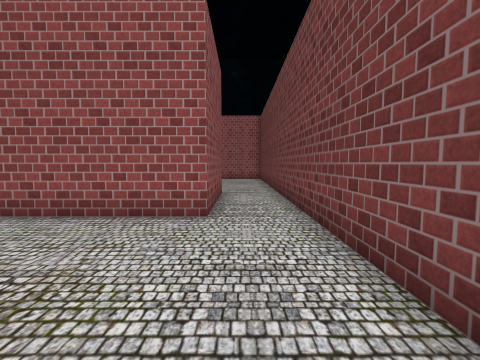
View 1 (above)

20 first-person views from a walk through a 3-D level made in the Unity game engine. The camera is 1.2 m above the floor, tilts 4° down and sees 90° across. The floor is counted in squares, 1 m on a side. Each view is taken from the middle of a square. On the plan, view 1 faces up. The plan holds only what a view shows up to about 12 squares ahead; the rest is blank. The place goes on beyond the plan. The player character is not drawn. Some animated figures are left out. Some surface patterns are stand-ins.

View 2
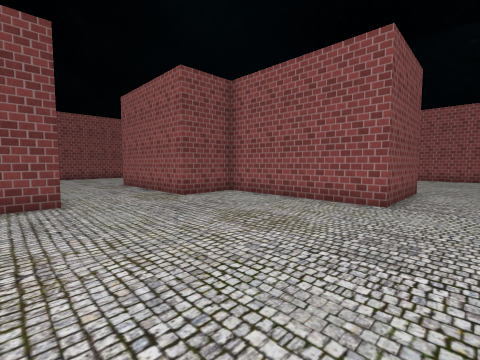

View 3
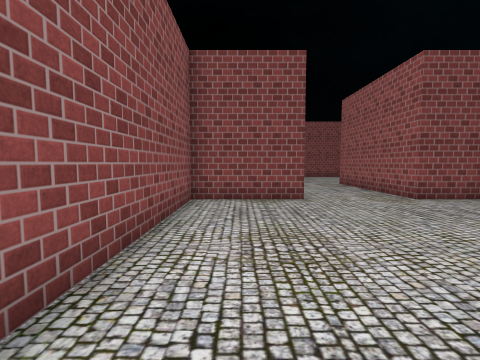

View 4
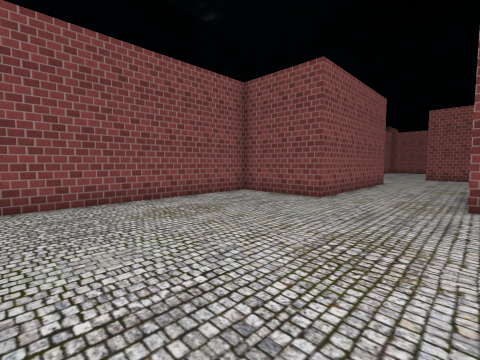

View 5
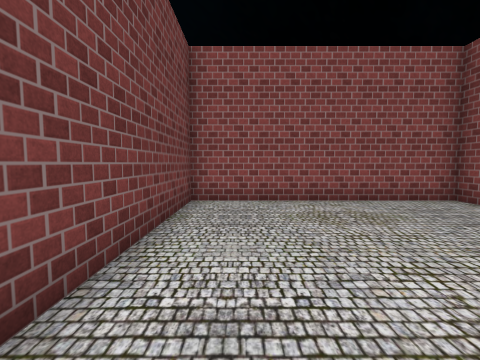

View 6
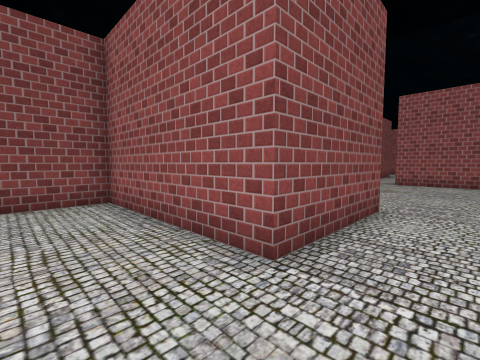

View 7
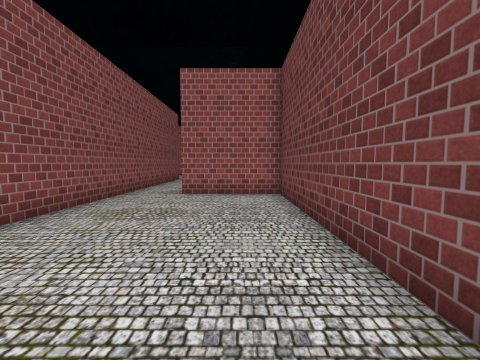

View 8
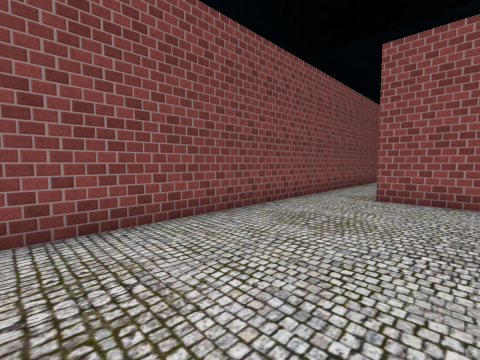

View 9
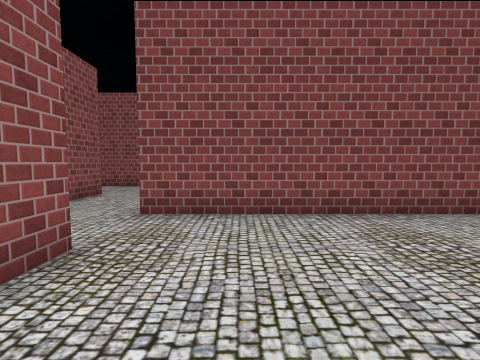

View 10
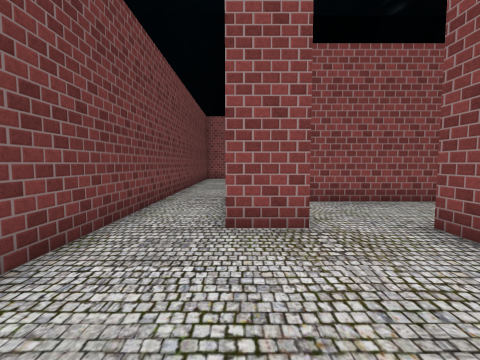

View 11
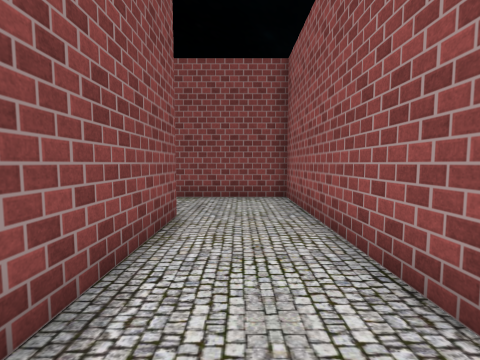

View 12
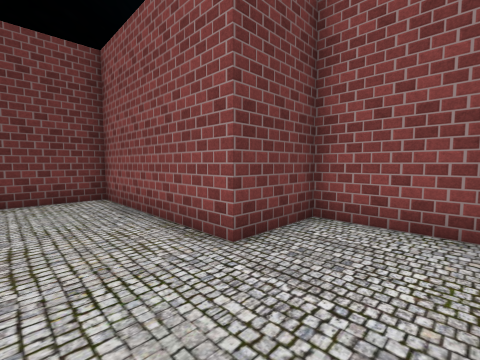

View 13
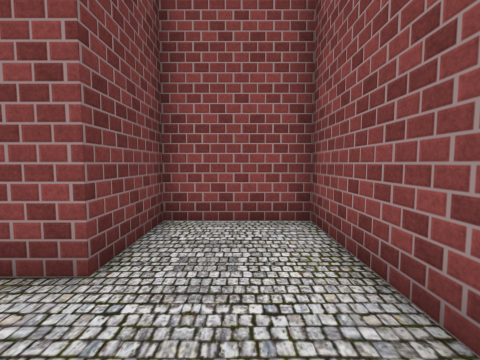

View 14
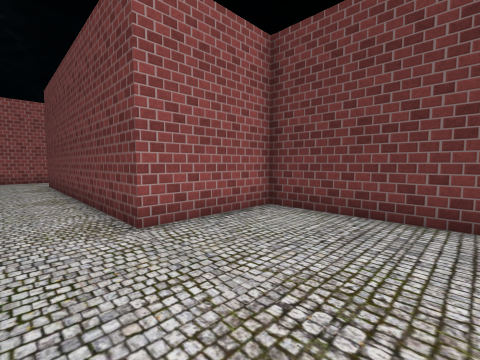

View 15
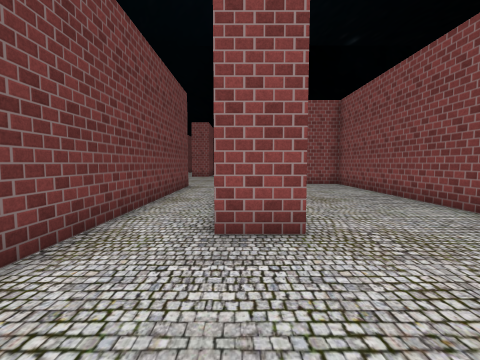

View 16
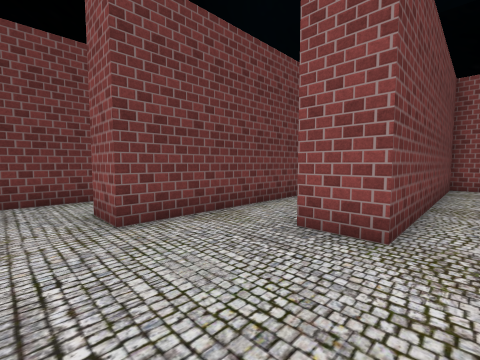

View 17
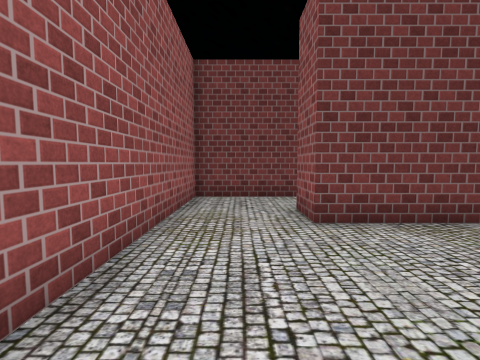

View 18
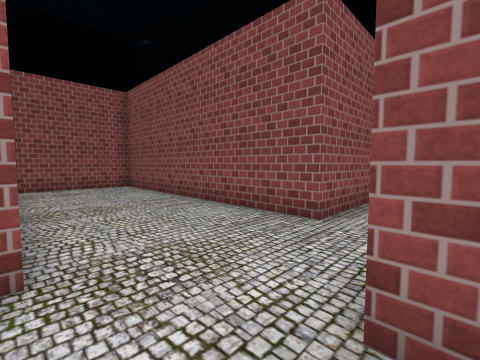

View 19
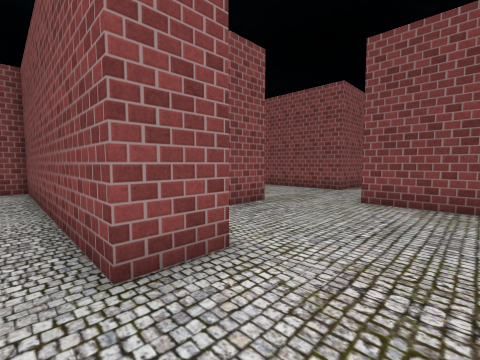

View 20
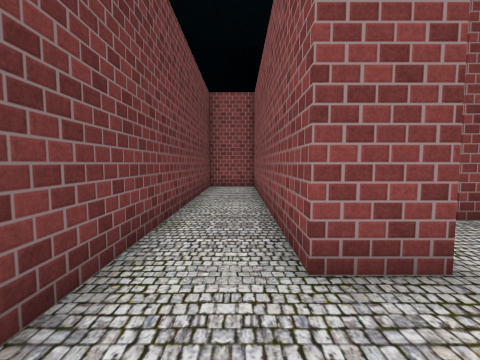

### Floor plan
Ten units are one square. View 1 is at (0, 0); x grows to the right and y downward. Boxes are objects, and circles mark ways between rooms. Rooms are numbered by the first view taken in them; rooms with no view inside come last. Other rooms are left out.
<svg viewBox="-120 -331 141 382">
<path fill="none" stroke="#000" d="M-69 9 -69 46 16 46 16 -36M-7 -53 -69 -53 -69 -28M-24 -97 -7 -97 -7 -53M-46 -166 -46 -97M16 -36 16 -183 -23 -183M-46 -97 -115 -97 -115 -41 -84 -41 -84 -66 -23 -66 -23 -91M-61 -270 -45 -270M-46 -225 -46 -166M-76 -321 -76 -295M16 -201 16 -326 -55 -326M-23 -183 -23 -295 -7 -295 -7 -196 0 -196M-107 -277 -107 -176M-102 -171 -61 -171 -61 -270"/>
<circle cx="5" cy="-45" r="3" fill="#2a7"/>
<circle cx="-35" cy="-100" r="3" fill="#2a7"/>
<circle cx="-35" cy="-175" r="3" fill="#2a7"/>
<circle cx="-65" cy="-285" r="3" fill="#2a7"/>
<text x="-30" y="0">1</text>
<text x="-10" y="-120">2</text>
<text x="-80" y="-80">3</text>
<text x="-30" y="-270">4</text>
<text x="-90" y="-230">5</text>
</svg>
Room 1 opens to room 2. Room 2 opens to room 3. Room 2 opens to room 4. Room 4 opens to room 5.

Where each view was taken, in squares from view 1:
view 1: 0 up, 0 right, facing up
view 2: 2 down, 1 right, facing up-left
view 3: 3 down, 1 right, facing left
view 4: 3 up, 1 right, facing down-left
view 5: 3 up, 0 right, facing down
view 6: 3 up, 1 right, facing up-left
view 7: 9 up, 0 right, facing up
view 8: 10 up, 0 right, facing up-left
view 9: 12 up, 1 right, facing left
view 10: 14 up, 1 left, facing down
view 11: 8 up, 3 left, facing left
view 12: 9 up, 11 left, facing down-right
view 13: 9 up, 10 left, facing down
view 14: 14 up, 4 left, facing up-right
view 15: 31 up, 5 left, facing down
view 16: 31 up, 7 left, facing down-right
view 17: 31 up, 7 left, facing right
view 18: 30 up, 6 left, facing down-left
view 19: 32 up, 0 right, facing down-left
view 20: 32 up, 0 right, facing down
